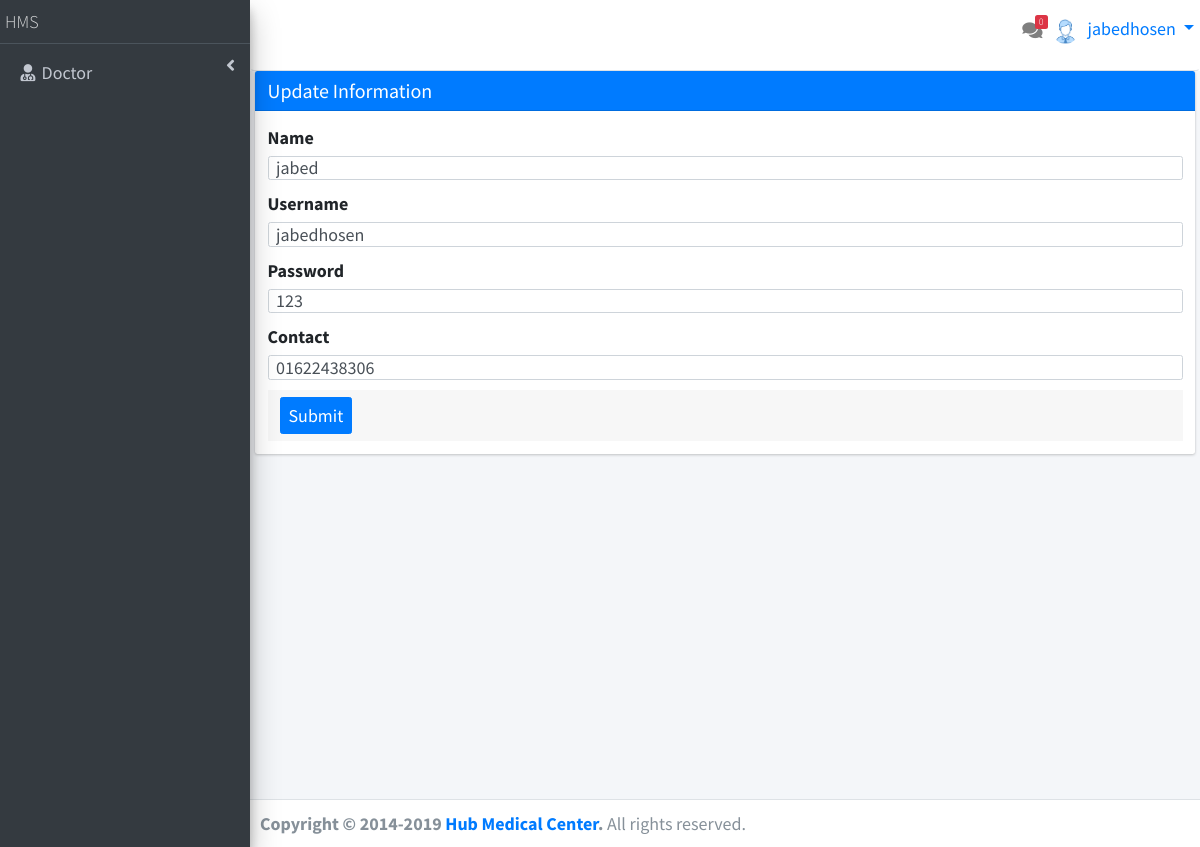
The page /doctor/editprofile.php (signed in) on the database its author committed.
### tables this page shows
CREATE TABLE `doctors` (
  `id` int(11) NOT NULL,
  `name` varchar(40) NOT NULL,
  `designation` varchar(40) NOT NULL,
  `dept_id` int(11) NOT NULL,
  `status` int(11) NOT NULL,
  `fees` varchar(40) NOT NULL,
  `contact` varchar(40) NOT NULL,
  `doctor_image` varchar(255) NOT NULL,
  `username` varchar(255) NOT NULL,
  `password` varchar(255) NOT NULL
);

### doctor/editprofile.php (the view, shortened to what this page needs)
 <?php
 include_once("layout/header.php");
 include_once("layout/sidebar.php");
 $id=$_SESSION["doctor"]["id"];
 $sql="select * from doctors where id=".$id;
 $doctors=mysqli_query($con,$sql);
  while($res=mysqli_fetch_array($doctors)){
  $name=$res["name"];
  $username=$res["username"];
  $pass=$res["password"];
  $contact=$res["contact"];
}
 ?>
  <div class="content-wrapper">
    <section class="content" style="font-size:2.5rem">
    <div class="card card-primary">
              <div class="card-header bg-primary">
                <h3 style="font-size:2rem" class="card-title">Update Information</h3>
              </div>
              <form role="form" method="POST" action="" enctype="multipart/form-data" style="font-size:1.8rem">
                <div class="card-body">
                  <div class="form-group">
                    <label for="exampleInputname">Name</label>
                    <input type="text" name="name" class="form-control" id="exampleInputname" value="<?=$name?>" placeholder="Enter Name" style="font-size:1.8rem">
                  </div>
                  <div class="form-group">
                    <label for="exampleInputusrname">Username</label>
                    <input name="usrname" type="text" class="form-control" id="exampleInputusrname"value="<?=$username?>" style="font-size:1.8rem" placeholder="Enter username">
                  </div>
                  <div class="form-group">
                    <label for="exampleInputcontact">Password</label>
                    <input style="font-size:1.8rem" name="password" type="text" class="form-control" id="exampleInputcontact" value="<?=$pass?>" placeholder="Contact">
                  </div>
                  <div class="form-group">
                    <label for="exampleInputcontact">Contact</label>
                    <input style="font-size:1.8rem" name="contact" type="text" class="form-control" id="exampleInputcontact" value="<?=$contact?>" placeholder="Contact">
                  </div>
                <div class="card-footer">
                  <button type="submit" class="btn btn-primary" name="btn_sub" style="font-size:1.8rem">Submit</button>
                </div>
              </form>
            </div>
    </section>
  </div>
 <?php
 include_once('layout/footer.php');
 ?>

### chat/style2.css (style rules this page uses)
body { box-sizing: border-box; }

### rows shown on the page
doctors: name "jabed", password "123", contact "01622438306"

### other values the page prints
mysqli_num_rows($result) "0"
$_SESSION["doctor"]["username"] "jabedhosen"
